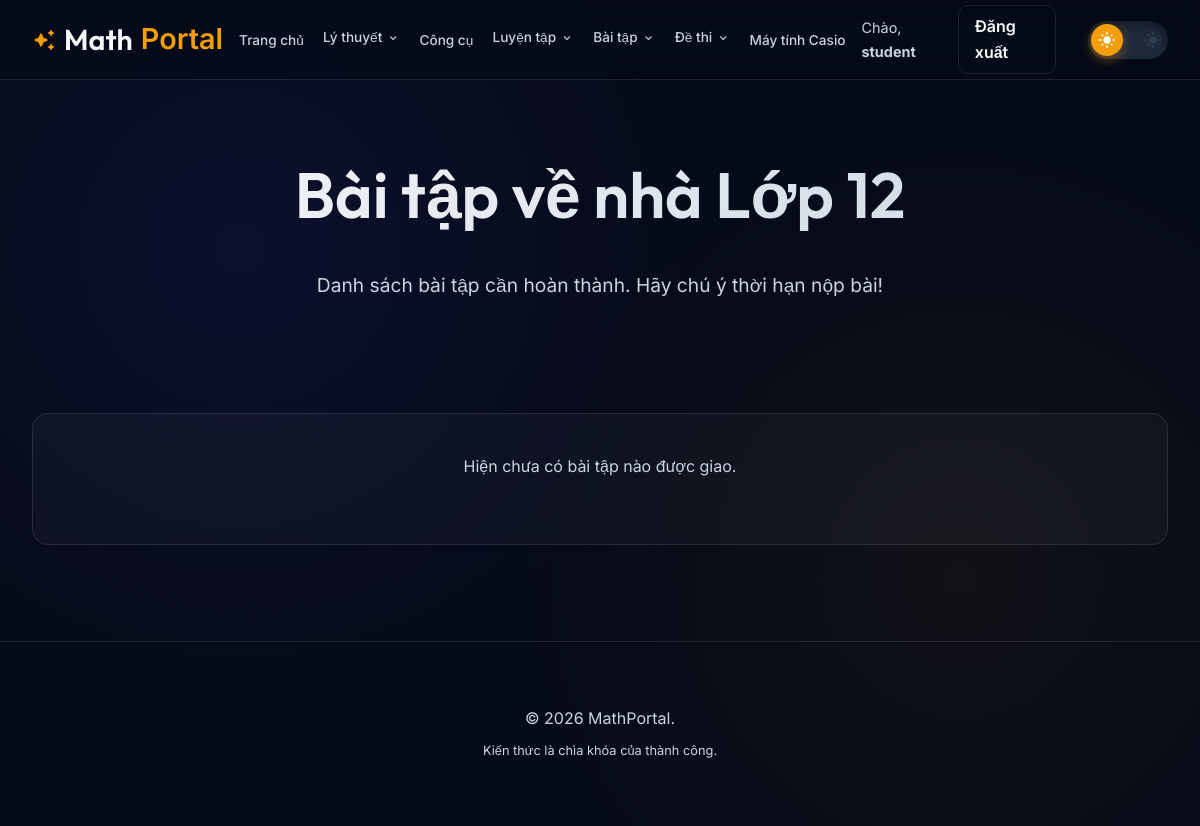
/assignments.php (signed in), run on an earlier commit of the app's database.
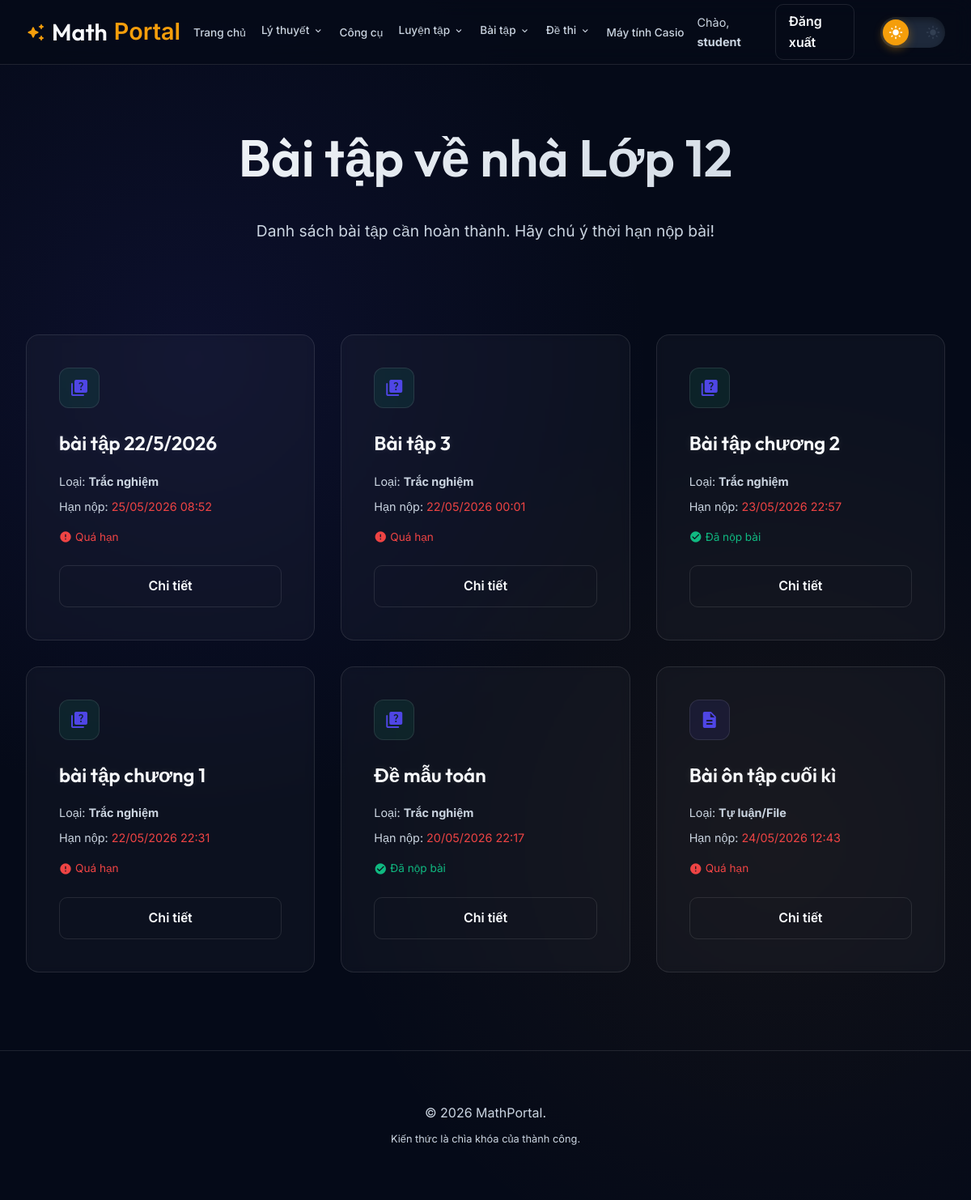
And on a later commit of the database.
### tables this page shows
CREATE TABLE `assignments` (
  `id` int(11) NOT NULL,
  `title` varchar(255) NOT NULL,
  `description` text DEFAULT NULL,
  `type` enum('quiz','file','word_quiz') NOT NULL DEFAULT 'quiz',
  `deadline` datetime NOT NULL,
  `file_path` varchar(255) DEFAULT NULL,
  `teacher_id` int(11) NOT NULL,
  `created_at` timestamp NOT NULL DEFAULT current_timestamp(),
  `time_limit` int(11) DEFAULT 0 COMMENT 'Thời gian làm bài (phút), 0 là không giới hạn',
  `max_attempts` int(11) DEFAULT 1 COMMENT 'Số lần làm bài tối đa',
  `allow_review` tinyint(1) DEFAULT 1,
  `show_answers` tinyint(1) DEFAULT 1,
  `grade` int(11) NOT NULL DEFAULT 12
);

### includes/functions.php (called while the page is built, shortened)
<?php
function is_logged_in() {
    return isset($_SESSION['user']);
}

### assignments.php (the view, shortened to what this page needs)
<?php
require_once 'includes/functions.php';
include 'includes/header.php';
$user_id = $_SESSION['user']['id'];
$grade = isset($_GET['grade']) ? intval($_GET['grade']) : 12;
$stmt = $pdo->prepare("SELECT a.*, u.username as teacher_name FROM assignments a JOIN users u ON a.teacher_id = u.id WHERE a.grade = ? ORDER BY a.created_at DESC");
$stmt->execute([$grade]);
$assignments = $stmt->fetchAll();
?>
<main class="container">
    <section class="hero animate" style="padding: 4rem 0 2rem;">
        <h1>Bài tập về nhà Lớp <?php echo $grade; ?></h1>
        <p>Danh sách bài tập cần hoàn thành. Hãy chú ý thời hạn nộp bài!</p>
    </section>
    <div class="grid">
        <?php if (empty($assignments)): ?>
            <div class="card animate" style="grid-column: 1/-1; text-align: center;">
                <p>Hiện chưa có bài tập nào được giao.</p>
            </div>
        <?php else: ?>
            <?php foreach ($assignments as $a):
                $deadline = new DateTime($a['deadline']);
                $now = new DateTime();
                $is_overdue = $now > $deadline;
                $subStmt = $pdo->prepare("SELECT * FROM assignment_submissions WHERE assignment_id = ? AND student_id = ?");
                $subStmt->execute([$a['id'], $user_id]);
                $submission = $subStmt->fetch();
            ?>
                <div class="card animate">
                    <div class="card-icon" style="background: <?php echo in_array($a['type'], ['quiz', 'word_quiz']) ? 'rgba(16, 185, 129, 0.1)' : 'rgba(79, 70, 229, 0.1)'; ?>;">
                        <span class="material-icons-round"><?php echo in_array($a['type'], ['quiz', 'word_quiz']) ? 'quiz' : 'description'; ?></span>
                    </div>
                    <h3><?php echo htmlspecialchars($a['title']); ?></h3>
                    <p style="font-size: 0.9rem; color: var(--text-muted); margin-bottom: 0.5rem;">
                        Loại: <strong><?php echo in_array($a['type'], ['quiz', 'word_quiz']) ? 'Trắc nghiệm' : 'Tự luận/File'; ?></strong>
                    </p>
                    <p style="font-size: 0.9rem; color: var(--text-muted); margin-bottom: 1rem;">
                        Hạn nộp: <span style="color: <?php echo $is_overdue ? '#ef4444' : 'var(--accent)'; ?>;">
                            <?php echo $deadline->format('d/m/Y H:i'); ?>
                        </span>
                    </p>
                    <div style="margin-bottom: 1.5rem;">
                        <?php if ($submission): ?>
                            <span style="color: #10b981; font-size: 0.85rem; display: flex; align-items: center; gap: 4px;">
                                <span class="material-icons-round" style="font-size: 16px;">check_circle</span> Đã nộp bài
                            </span>
                        <?php elseif ($is_overdue): ?>
                            <span style="color: #ef4444; font-size: 0.85rem; display: flex; align-items: center; gap: 4px;">
                                <span class="material-icons-round" style="font-size: 16px;">error</span> Quá hạn
                            </span>
                        <?php else: ?>
                            <span style="color: var(--accent); font-size: 0.85rem; display: flex; align-items: center; gap: 4px;">
                                <span class="material-icons-round" style="font-size: 16px;">schedule</span> Đang chờ nộp
                            </span>
                        <?php endif; ?>
                    </div>
                    <a href="assignment_details.php?id=<?php echo $a['id']; ?>" class="btn btn-outline" style="width: 100%; text-align: center;">
                        Chi tiết
                    </a>
                </div>
            <?php endforeach; ?>
        <?php endif; ?>
    </div>
</main>
<?php include 'includes/footer.php'; ?>

### includes/header.php (shortened to what this page needs)
<?php require_once __DIR__ . '/functions.php'; ?>
<!DOCTYPE html>
<html lang="vi">
<head>
    <link rel="stylesheet" href="<?php echo BASE_URL; ?>assets/css/style.css?v=1.4">
    <link rel="stylesheet" href="https://cdn.jsdelivr.net/npm/katex@0.16.9/dist/katex.min.css">
</head>
<body>
    <nav>
        <div class="container nav-content">
            <a href="<?php echo BASE_URL; ?>index.php" class="nav-logo">
                <span class="material-icons-round">auto_awesome</span>
                Math<span>Portal</span>
            </a>
            <ul class="nav-links" id="nav-links">
                <li><a href="<?php echo BASE_URL; ?>index.php">Trang chủ</a></li>
                <li class="has-dropdown">
                    <a href="#" class="dropdown-toggle" onclick="event.preventDefault();">Lý thuyết <span class="material-icons-round" style="font-size: 14px; transition: transform 0.3s; pointer-events: none;">expand_more</span></a>
                </li>
                <li><a href="<?php echo BASE_URL; ?>tools.php">Công cụ</a></li>
                <li class="has-dropdown">
                    <a href="#" class="dropdown-toggle" onclick="event.preventDefault();">Luyện tập <span class="material-icons-round" style="font-size: 14px; transition: transform 0.3s; pointer-events: none;">expand_more</span></a>
                </li>
                <li class="has-dropdown">
                    <a href="#" class="dropdown-toggle" onclick="event.preventDefault();">Bài tập <span class="material-icons-round" style="font-size: 14px; transition: transform 0.3s; pointer-events: none;">expand_more</span></a>
                </li>
                <li class="has-dropdown">
                    <a href="#" class="dropdown-toggle" onclick="event.preventDefault();">Đề thi <span class="material-icons-round" style="font-size: 14px; transition: transform 0.3s; pointer-events: none;">expand_more</span></a>
                </li>
                <li><a href="<?php echo BASE_URL; ?>calculator.php">Máy tính Casio</a></li>
            </ul>
            <div class="nav-actions">
                <div class="desktop-user-actions" style="display: flex; gap: 1rem; align-items: center;">
                    <?php if(is_logged_in()): ?>
                        <span style="font-size: 0.9rem; color: var(--text-muted);">Chào, <strong><?php echo $_SESSION['user']['username']; ?></strong></span>
                        <a href="<?php echo BASE_URL; ?>logout.php" class="btn btn-outline" style="padding: 0.5rem 1rem;">Đăng xuất</a>
                    <?php else: ?>
                        <a href="<?php echo BASE_URL; ?>login.php" class="btn btn-outline">Đăng nhập</a>
                        <a href="<?php echo BASE_URL; ?>register.php" class="btn btn-primary">Đăng ký</a>
                    <?php endif; ?>
                </div>
                <div class="theme-switch-wrapper" style="margin-right: 0; margin-left: 1rem;">
                    <label class="theme-switch" for="checkbox">
                        <div class="slider">
                            <span class="material-icons-round moon">dark_mode</span>
                            <span class="material-icons-round sun">light_mode</span>
                        </div>
                    </label>
                </div>
            </div>
        </div>
    </nav>

### includes/footer.php (shortened to what this page needs)
<footer>
    <div class="container">
        <p>&copy; 2026 MathPortal.</p>
        <p style="margin-top: 10px; font-size: 0.8rem;">Kiến thức là chìa khóa của thành công.</p>
    </div>
</footer>
</body>
</html>

What changed in the data, as far as the page shows it:
added assignments: title "bài tập 22/5/2026", type "Trắc nghiệm", deadline "25/05/2026 08:52", shows "Quá hạn"
added assignments: title "Bài tập 3", type "Trắc nghiệm", deadline "22/05/2026 00:01", shows "Quá hạn"
added assignments: title "Bài tập chương 2", type "Trắc nghiệm", deadline "23/05/2026 22:57", shows "Đã nộp bài"
added assignments: title "bài tập chương 1", type "Trắc nghiệm", deadline "22/05/2026 22:31", shows "Quá hạn"
added assignments: title "Đề mẫu toán", type "Trắc nghiệm", deadline "20/05/2026 22:17", shows "Đã nộp bài"
added assignments: title "Bài ôn tập cuối kì", type "Tự luận/File", deadline "24/05/2026 12:43", shows "Quá hạn", $a['id'] 1 (drawn)
Also different on the page:
text no longer shown: "Hiện chưa có bài tập nào được giao."
